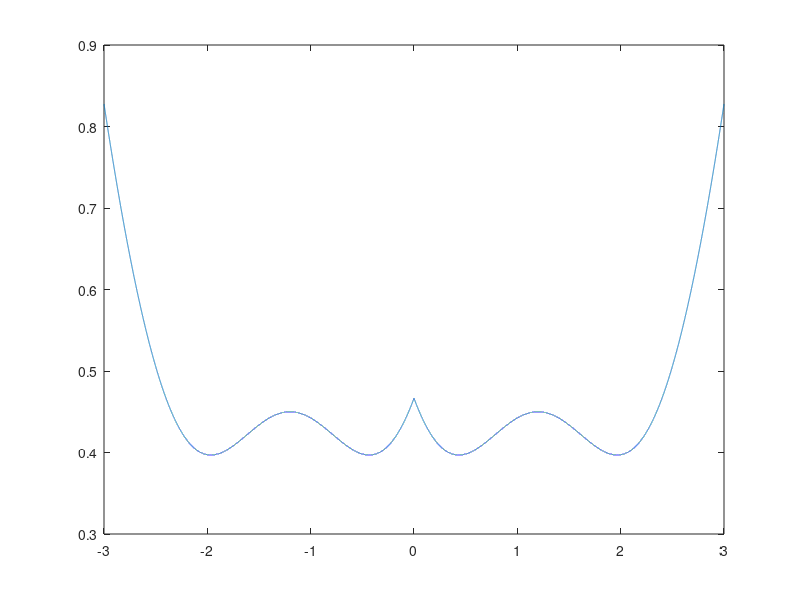

This chart was generated by the following MATLAB code:


x= -3:0.0001:3;
a1=0.5;b1=1.2;v=0.45;r=0.8;
b2=sqrt((-r.^2).*log((a1.*r.^2)./(2.*v)));
b2

%b1>b2即可
y1=((1/2).*a1.*((x+b1).^2)+v.*exp((-(x+b1).^2)./(r.^2))).*(x<0)+((1/2).*a1.*((x-b1).^2)+v.*exp((-(x-b1).^2)./(r.^2))).*(x>=0);
%y2=-a2.*x.*sin(2*pi.*f1.*x);
%y2=((1/2).*a1.*((x+b1).^2)+v.*exp((-(x+b1).^2)./(r.^2))).*(x<0)+((1/2).*a1.*((x-b1).^2)+v.*exp((-(x-b1).^2)./(r.^2))).*(x>=0);

% plot(x,y1)
% hold on
a1=0.5;b1=1.2;v=0.45;r=1;
y2=((1/2).*a1.*((x+b1).^2)+v.*exp((-(x+b1).^2)./(r.^2))).*(x<0)+((1/2).*a1.*((x-b1).^2)+v.*exp((-(x-b1).^2)./(r.^2))).*(x>=0);
plot(x,y2) 

%syms x
%a1=0.5;b1=1.2;v=0.45;r=1;r1=0.2;
%y=((1/2).*a1.*((x+b1).^2)+v.*exp((-(x+b1).^2)./(r.^2))).*(x<0)+((1/2).*a1.*((x-b1).^2)+v.*exp((-(x-b1).^2)./(r.^2))+r1.*x).*(x>=0);
%y0=diff(y);
%plot(x,y0)

